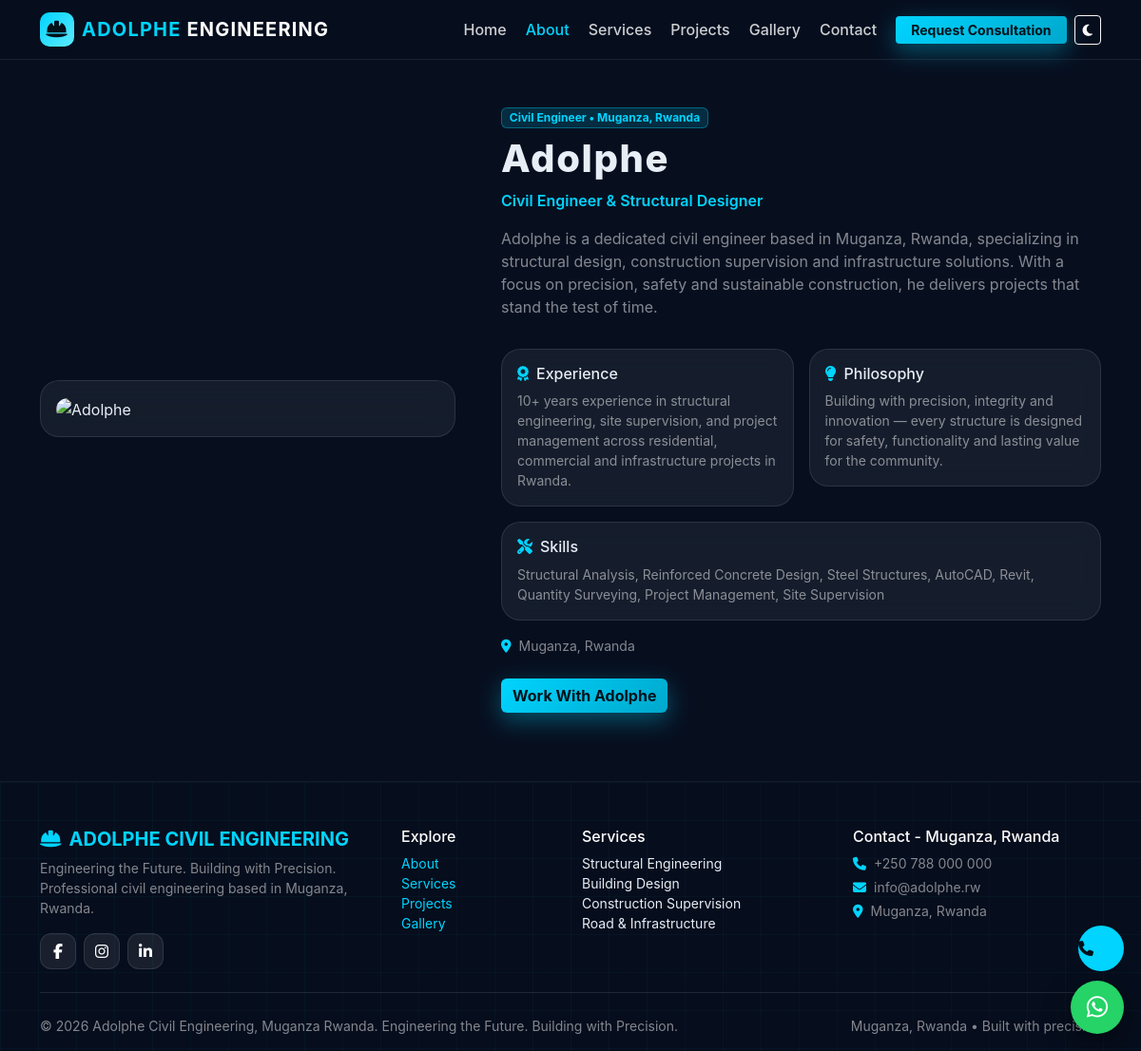
Page /about.php on the committed database.
### tables this page shows
CREATE TABLE `about` (
  `id` INT UNSIGNED AUTO_INCREMENT PRIMARY KEY,
  `engineer_name` VARCHAR(255) NOT NULL DEFAULT 'Adolphe',
  `title` VARCHAR(255) NOT NULL DEFAULT 'Civil Engineer',
  `bio` TEXT,
  `experience` TEXT,
  `skills` TEXT,
  `philosophy` TEXT,
  `location` VARCHAR(255) DEFAULT 'Muganza, Rwanda',
  `profile_image` VARCHAR(255) DEFAULT NULL,
  `updated_at` TIMESTAMP DEFAULT CURRENT_TIMESTAMP ON UPDATE CURRENT_TIMESTAMP
);

CREATE TABLE `site_settings` (
  `id` INT UNSIGNED AUTO_INCREMENT PRIMARY KEY,
  `setting_key` VARCHAR(100) NOT NULL UNIQUE,
  `setting_value` TEXT,
  `updated_at` TIMESTAMP DEFAULT CURRENT_TIMESTAMP ON UPDATE CURRENT_TIMESTAMP
);

### includes/functions.php (called while the page is built, shortened)
<?php
function e($str){ return htmlspecialchars($str ?? '', ENT_QUOTES, 'UTF-8'); }
function get_setting(PDO $pdo, string $key, $default=''){
    static $cache=[];
    if(isset($cache[$key])) return $cache[$key];
    $stmt=$pdo->prepare("SELECT setting_value FROM site_settings WHERE setting_key=?");
    $stmt->execute([$key]);
    $v=$stmt->fetchColumn();
    $cache[$key]= $v!==false ? $v : $default;
    return $cache[$key];
}

### about.php (the view, shortened to what this page needs)
<?php
require_once 'config/database.php';
require_once 'includes/functions.php';
$about = $pdo->query("SELECT * FROM about ORDER BY id DESC LIMIT 1")->fetch();
include 'includes/header.php';
?>
<section class="section" style="padding-top:110px">
  <div class="container">
    <div class="row g-5 align-items-center">
      <div class="col-lg-5" data-aos="fade-right">
        <div class="glass-card p-3">
          <?php $prof = $about['profile_image'] ? 'uploads/profile/'.e($about['profile_image']) : 'https://images.unsplash.com/photo-1507003211169-0a1dd7228f2d?auto=format&fit=crop&w=600&q=80'; ?>
          <img src="<?= $prof ?>" alt="<?= e($about['engineer_name']) ?>" class="w-100 rounded-4" style="height:520px;object-fit:cover">
        </div>
      </div>
      <div class="col-lg-7" data-aos="fade-left">
        <span class="badge badge-cyan mb-2">Civil Engineer • Muganza, Rwanda</span>
        <h1 class="section-title"><?= e($about['engineer_name']) ?></h1>
        <p class="text-cyan fw-semibold"><?= e($about['title']) ?></p>
        <p class="text-white-50"><?= nl2br(e($about['bio'])) ?></p>
        <div class="row g-3 mt-3">
          <div class="col-md-6"><div class="glass-card p-3"><h6><i class="fa-solid fa-award text-cyan me-2"></i>Experience</h6><p class="small text-white-50 mb-0"><?= nl2br(e($about['experience'])) ?></p></div></div>
          <div class="col-md-6"><div class="glass-card p-3"><h6><i class="fa-solid fa-lightbulb text-cyan me-2"></i>Philosophy</h6><p class="small text-white-50 mb-0"><?= nl2br(e($about['philosophy'])) ?></p></div></div>
          <div class="col-12"><div class="glass-card p-3"><h6><i class="fa-solid fa-screwdriver-wrench text-cyan me-2"></i>Skills</h6><p class="small text-white-50 mb-0"><?= e($about['skills']) ?></p></div></div>
        </div>
        <p class="mt-3 small text-white-50"><i class="fa-solid fa-location-dot text-cyan me-2"></i><?= e($about['location']) ?></p>
        <a href="contact.php" class="btn btn-cyan mt-2">Work With Adolphe</a>
      </div>
    </div>
  </div>
</section>
<?php include 'includes/footer.php'; ?>

### includes/footer.php (shortened to what this page needs)
<?php
$footerText = get_setting($pdo,'footer_text','© 2026 Adolphe Civil Engineering, Muganza Rwanda.');
$phone=get_setting($pdo,'phone','+250 788 000 000');
$email=get_setting($pdo,'email','info@adolphe.rw');
$wa=get_setting($pdo,'whatsapp','+250788000000');
$waClean=preg_replace('/[^0-9]/','',$wa);
?>
</main>
<footer class="footer pt-5">
  <div class="blueprint-bg"></div>
  <div class="container position-relative">
    <div class="row g-4">
      <div class="col-lg-4">
        <h5 class="text-cyan fw-bold"><i class="fa-solid fa-helmet-safety me-2"></i>ADOLPHE CIVIL ENGINEERING</h5>
        <p class="text-white-50 small">Engineering the Future. Building with Precision.<br>Professional civil engineering based in Muganza, Rwanda.</p>
        <div class="d-flex gap-2 mt-3">
          <a href="<?= e(get_setting($pdo,'facebook','#'))?>" class="social-btn"><i class="fab fa-facebook-f"></i></a>
          <a href="<?= e(get_setting($pdo,'instagram','#'))?>" class="social-btn"><i class="fab fa-instagram"></i></a>
          <a href="<?= e(get_setting($pdo,'linkedin','#'))?>" class="social-btn"><i class="fab fa-linkedin-in"></i></a>
        </div>
      </div>
      <div class="col-6 col-lg-2">
        <h6 class="text-white">Explore</h6>
        <ul class="list-unstyled small footer-links">
          <li><a href="about.php">About</a></li><li><a href="services.php">Services</a></li><li><a href="projects.php">Projects</a></li><li><a href="gallery.php">Gallery</a></li>
        </ul>
      </div>
      <div class="col-6 col-lg-3">
        <h6 class="text-white">Services</h6>
        <ul class="list-unstyled small footer-links">
          <li>Structural Engineering</li><li>Building Design</li><li>Construction Supervision</li><li>Road & Infrastructure</li>
        </ul>
      </div>
      <div class="col-lg-3">
        <h6 class="text-white">Contact - Muganza, Rwanda</h6>
        <p class="small text-white-50 mb-1"><i class="fa-solid fa-phone me-2 text-cyan"></i><?= e($phone)?></p>
        <p class="small text-white-50 mb-1"><i class="fa-solid fa-envelope me-2 text-cyan"></i><?= e($email)?></p>
        <p class="small text-white-50"><i class="fa-solid fa-location-dot me-2 text-cyan"></i><?= e(get_setting($pdo,'location','Muganza, Rwanda'))?></p>
      </div>
    </div>
    <hr class="border-secondary my-4">
    <div class="d-flex flex-wrap justify-content-between small text-white-50 pb-3">
      <span><?= e($footerText)?></span><span>Muganza, Rwanda • Built with precision</span>
    </div>
  </div>
</footer>
<a href="https://wa.me/<?= e($waClean)?>" class="fab-whatsapp" target="_blank" rel="noopener" aria-label="WhatsApp"><i class="fab fa-whatsapp"></i></a>
<a href="tel:<?= e($phone)?>" class="fab-phone d-none d-md-flex" aria-label="Call"><i class="fa-solid fa-phone"></i></a>
</body>
</html>

### assets/css/style.css (style rules this page uses)
:root { --navy:#0a1628; --navy2:#0f2040; --cyan:#00d4ff; --cyan2:#00a8cc; --glass:rgba(255,255,255,.07); --glass-b:rgba(255,255,255,.12); --text:#e8eef6; --muted:#9aa8c0; }
* { scroll-behavior:smooth }
body { font-family:'Inter',system-ui,-apple-system,Segoe UI,Roboto,Arial,sans-serif;background:#070f1f;color:var(--text);overflow-x:hidden }
a { color:var(--cyan);text-decoration:none }
.text-cyan { color:var(--cyan)!important }
.btn-cyan { background:linear-gradient(135deg,var(--cyan),var(--cyan2));color:#00111a;font-weight:700;border:none;box-shadow:0 8px 24px rgba(0,212,255,.35) }
.blueprint-bg { position:absolute;inset:0;background:linear-gradient(rgba(0,212,255,.04) 1px,transparent 1px),linear-gradient(90deg,rgba(0,212,255,.04) 1px,transparent 1px);background-size:40px 40px;pointer-events:none }
.section { padding:72px 0;position:relative }
.section-title { font-weight:800;letter-spacing:.04em }
.glass-card { background:rgba(255,255,255,.06);backdrop-filter:blur(14px);border:1px solid rgba(255,255,255,.1);border-radius:20px;transition:.3s }
.badge-cyan { background:rgba(0,212,255,.15);color:var(--cyan);border:1px solid rgba(0,212,255,.35) }
.footer { position:relative;background:#060d1c;overflow:hidden;border-top:1px solid rgba(255,255,255,.06) }
.social-btn { width:38px;height:38px;display:grid;place-items:center;background:rgba(255,255,255,.08);border:1px solid rgba(255,255,255,.1);border-radius:12px;color:#fff }
.fab-whatsapp { position:fixed;right:18px;bottom:18px;width:56px;height:56px;display:grid;place-items:center;background:#25d366;color:#fff;border-radius:50%;font-size:1.6rem;box-shadow:0 10px 30px rgba(0,0,0,.4);z-index:1040 }
.fab-phone { position:fixed;right:18px;bottom:84px;width:48px;height:48px;display:grid;place-items:center;background:var(--cyan);color:#00111a;border-radius:50%;z-index:1040 }

### rows in the picture
about: engineer_name "Adolphe", title "Civil Engineer & Structural Designer", bio "Adolphe is a dedicated civil engineer based in Muganza, Rwanda, specializing in structural design, construction supervision and infrastructure solutions. With a focus on precision, safety and sustainable construction, he delivers projects that stand the test of time.", experience "10+ years experience in structural engineering, site supervision, and project management across residential, commercial and infrastructure projects in Rwanda.", philosophy "Building with precision, integrity and innovation — every structure is designed for safety, functionality and lasting value for the community.", skills "Structural Analysis, Reinforced Concrete Design, Steel Structures, AutoCAD, Revit, Quantity Surveying, Project Management, Site Supervision", location "Muganza, Rwanda"
site_settings: setting_value "Muganza, Rwanda"

### other values in the picture
$phone "+250 788 000 000"
$email "info@adolphe.rw"
$footerText "© 2026 Adolphe Civil Engineering, Muganza Rwanda. Engineering the Future. Building with Precision."
